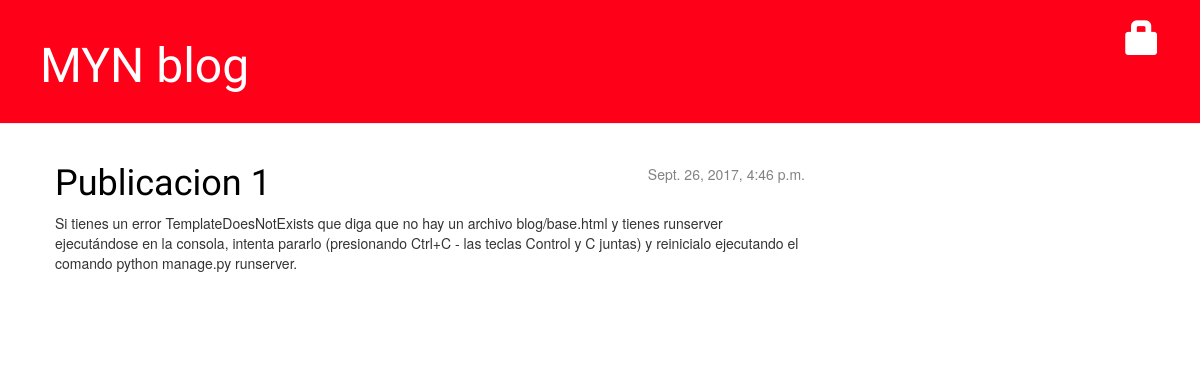
The page / on the database its author committed.
### blog/models.py (models this page shows, shortened)
class Publicar(models.Model):
    autor = models.ForeignKey('auth.User')
    titulo = models.CharField(max_length=200)
    texto = models.TextField()
    fecha_creacion = models.DateTimeField(
            default=timezone.now)
    fecha_publicacion= models.DateTimeField(
            blank=True, null=True)

### blog/views.py (the view)
# urls.py: url(r'^$', views.post_list),
def post_list(request):
    posts = Publicar.objects.filter(fecha_publicacion__lte=timezone.now()).order_by('fecha_publicacion')
    return render(request, 'blog/post_list.html', {'posts': posts})

### blog/templates/blog/post_list.html
{% extends 'blog/base.html' %}
  {% block content %}
               {% for post in posts %}
                   <div class="post">
                       <div class="date">
                           {{ post.fecha_publicacion }}
                       </div>
                       <h1><a href="{% url 'post_detail' pk=post.pk %}">{{ post.titulo }}</a></h1>
                       <p>{{ post.texto|linebreaksbr }}</p>
                   </div>
               {% endfor %}
               {% endblock content%}

### blog/static/css/s.css (style rules this page uses)
h1, h2, h3, h4 { font-family: 'Lobster', cursive; }
.date { float: right; color: #828282; }
.post { margin-bottom: 70px; }
.post h1 a, .post h1 a:visited { color: #000000; }

### rows shown on the page
Publicar: fecha_publicacion "Sept. 26, 2017, 4:46 p.m.", titulo "Publicacion 1", texto "Si tienes un error TemplateDoesNotExists que diga que no hay un archivo blog/base.html y tienes runserver ejecutándose en la consola, intenta pararlo (presionando Ctrl+C - las teclas Control y C juntas) y reinicialo ejecutando el comando python manage.py runserver."
